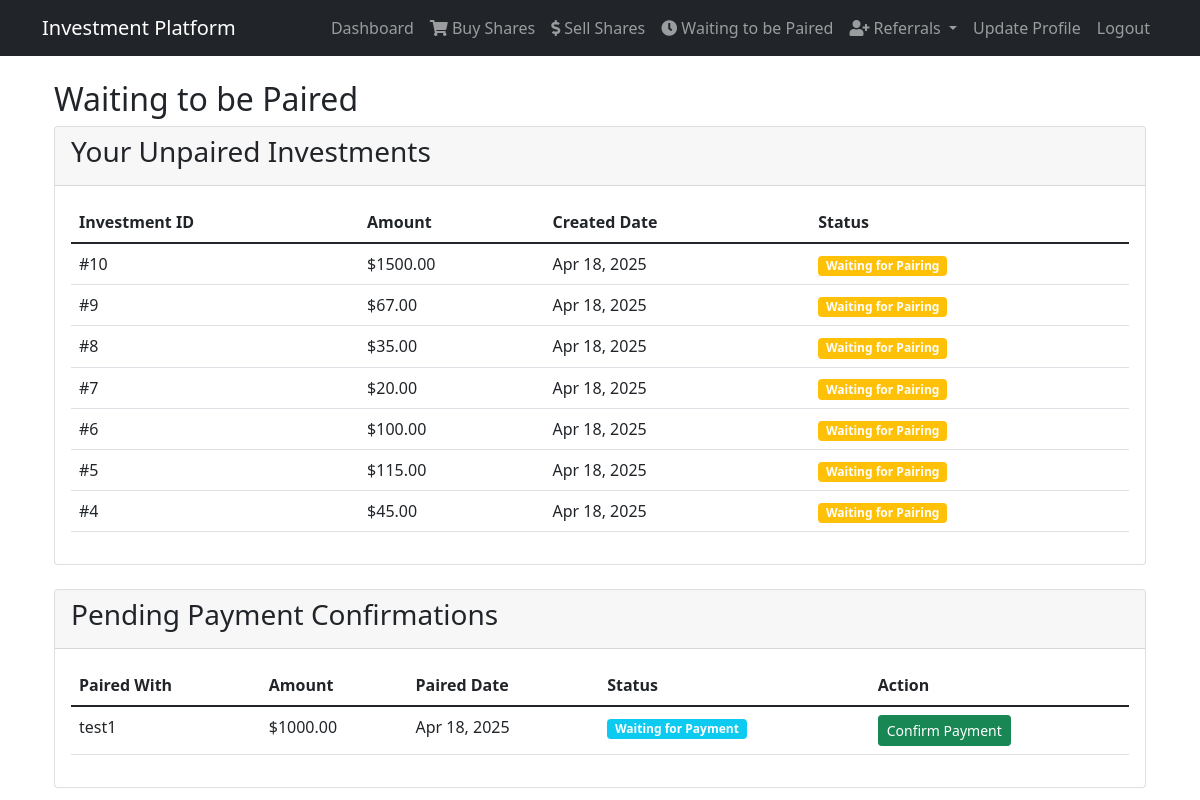
Screenshot of /api/waiting-to-be-paired/ (signed in) with the database file from the repository.
### api/models.py (models this page shows, shortened)
class Investment(models.Model):
    investor = models.ForeignKey(Investor, on_delete=models.CASCADE, related_name='investments')
    amount = models.DecimalField(max_digits=10, decimal_places=2)
    remaining_amount = models.DecimalField(max_digits=10, decimal_places=2, default=0)
    created_at = models.DateTimeField(auto_now_add=True)
    maturation_date = models.DateTimeField()
    is_matured = models.BooleanField(default=False)
    status = models.CharField(max_length=20, default='available', choices=[
        ('available', 'Available'),
        ('matched', 'Matched'),
        ('sold', 'Sold'),
    ])
    is_for_sale = models.BooleanField(default=False)
    paired = models.BooleanField(default=False)
    pairing = models.ForeignKey('Pairing', on_delete=models.SET_NULL, null=True, blank=True, related_name='investments')

class Pairing(models.Model):
    investor = models.ForeignKey(Investor, on_delete=models.CASCADE, related_name='pairings')
    paired_investment = models.ForeignKey(Investment, on_delete=models.CASCADE, related_name='pairings')
    paired_amount = models.DecimalField(max_digits=10, decimal_places=2)
    created_at = models.DateTimeField(auto_now_add=True)
    confirmed = models.BooleanField(default=False)
    confirmed_at = models.DateTimeField(null=True, blank=True)

class Investor(models.Model):
    user = models.OneToOneField(User, on_delete=models.CASCADE)
    created_at = models.DateTimeField(auto_now_add=True)
    is_waiting = models.BooleanField(default=False)  # Track if the investor is waiting
    waiting_since = models.DateTimeField(null=True, blank=True)  # Track when they started waiting
    waiting_investment_id = models.IntegerField(null=True, blank=True)  # Track which investment is waiting
    phone_number = models.CharField(max_length=15, blank=True, null=True)
    referral_code = models.CharField(max_length=36, blank=True, null=True, db_index=True)
    referred_by = models.ForeignKey('self', null=True, blank=True, on_delete=models.SET_NULL, related_name='referrals')
    available_balance = models.DecimalField(max_digits=10, decimal_places=2, default=0)  # Add available balance field

### api/views.py (the view)
# urls.py: path('waiting-to-be-paired/', views.waiting_to_be_paired, name='waiting_to_be_paired'),
@login_required
def waiting_to_be_paired(request):
    unpaired_investments = Investment.objects.filter(
        investor=request.user.investor,
        paired=False,
        is_matured=False
    ).order_by('-created_at')
    pending_pairings = Pairing.objects.filter(
        paired_investment__investor=request.user.investor,
        confirmed=False
    ).select_related('investor', 'paired_investment')
    context = {
        'unpaired_investments': unpaired_investments,
        'pending_pairings': pending_pairings,
    }
    return render(request, 'waiting_to_be_paired.html', context)

### api/templates/waiting_to_be_paired.html
{% extends 'base.html' %}
{% block content %}
<div class="container mt-4">
    <h2>Waiting to be Paired</h2>
    <div class="card mb-4">
        <div class="card-header">
            <h3>Your Unpaired Investments</h3>
        </div>
        <div class="card-body">
            {% if unpaired_investments %}
                <div class="table-responsive">
                    <table class="table">
                        <thead>
                            <tr>
                                <th>Investment ID</th>
                                <th>Amount</th>
                                <th>Created Date</th>
                                <th>Status</th>
                            </tr>
                        </thead>
                        <tbody>
                            {% for investment in unpaired_investments %}
                            <tr>
                                <td>#{{ investment.id }}</td>
                                <td>${{ investment.amount }}</td>
                                <td>{{ investment.created_at|date:"M d, Y" }}</td>
                                <td><span class="badge bg-warning">Waiting for Pairing</span></td>
                            </tr>
                            {% endfor %}
                        </tbody>
                    </table>
                </div>
            {% else %}
                <p class="text-muted">No unpaired investments found.</p>
            {% endif %}
        </div>
    </div>
    <div class="card">
        <div class="card-header">
            <h3>Pending Payment Confirmations</h3>
        </div>
        <div class="card-body">
            {% if pending_pairings %}
                <div class="table-responsive">
                    <table class="table">
                        <thead>
                            <tr>
                                <th>Paired With</th>
                                <th>Amount</th>
                                <th>Paired Date</th>
                                <th>Status</th>
                                <th>Action</th>
                            </tr>
                        </thead>
                        <tbody>
                            {% for pairing in pending_pairings %}
                            <tr>
                                <td>{{ pairing.investor.user.username }}</td>
                                <td>${{ pairing.paired_amount }}</td>
                                <td>{{ pairing.created_at|date:"M d, Y" }}</td>
                                <td>
                                    {% if pairing.paired_investment.investor.user == request.user %}
                                        <span class="badge bg-info">Waiting for Payment</span>
                                    {% else %}
                                        <span class="badge bg-warning">Payment Pending Confirmation</span>
                                    {% endif %}
                                </td>
                                <td>
                                    {% if pairing.paired_investment.investor.user == request.user %}
                                        <a href="{% url 'api:confirm_payment' pairing.id %}"
                                           class="btn btn-success btn-sm">
                                            Confirm Payment
                                        </a>
                                    {% else %}
                                        <span class="text-muted">Waiting for payment confirmation</span>
                                    {% endif %}
                                </td>
                            </tr>
                            {% endfor %}
                        </tbody>
                    </table>
                </div>
            {% else %}
                <p class="text-muted">No pending payment confirmations.</p>
            {% endif %}
        </div>
    </div>
</div>
{% endblock %}

### rows the page displays
Investment: id "10", amount "1500.00", created_at "Apr 18, 2025"
Investment: id "9", amount "67.00", created_at "Apr 18, 2025"
Investment: id "8", amount "35.00", created_at "Apr 18, 2025"
Investment: id "7", amount "20.00", created_at "Apr 18, 2025"
Investment: id "6", amount "100.00", created_at "Apr 18, 2025"
Investment: id "5", amount "115.00", created_at "Apr 18, 2025"
Investment: id "4", amount "45.00", created_at "Apr 18, 2025"
Pairing: investor.user.username "test1", paired_amount "1000.00", created_at "Apr 18, 2025", shows "Waiting for Payment", shows "Confirm Payment"
